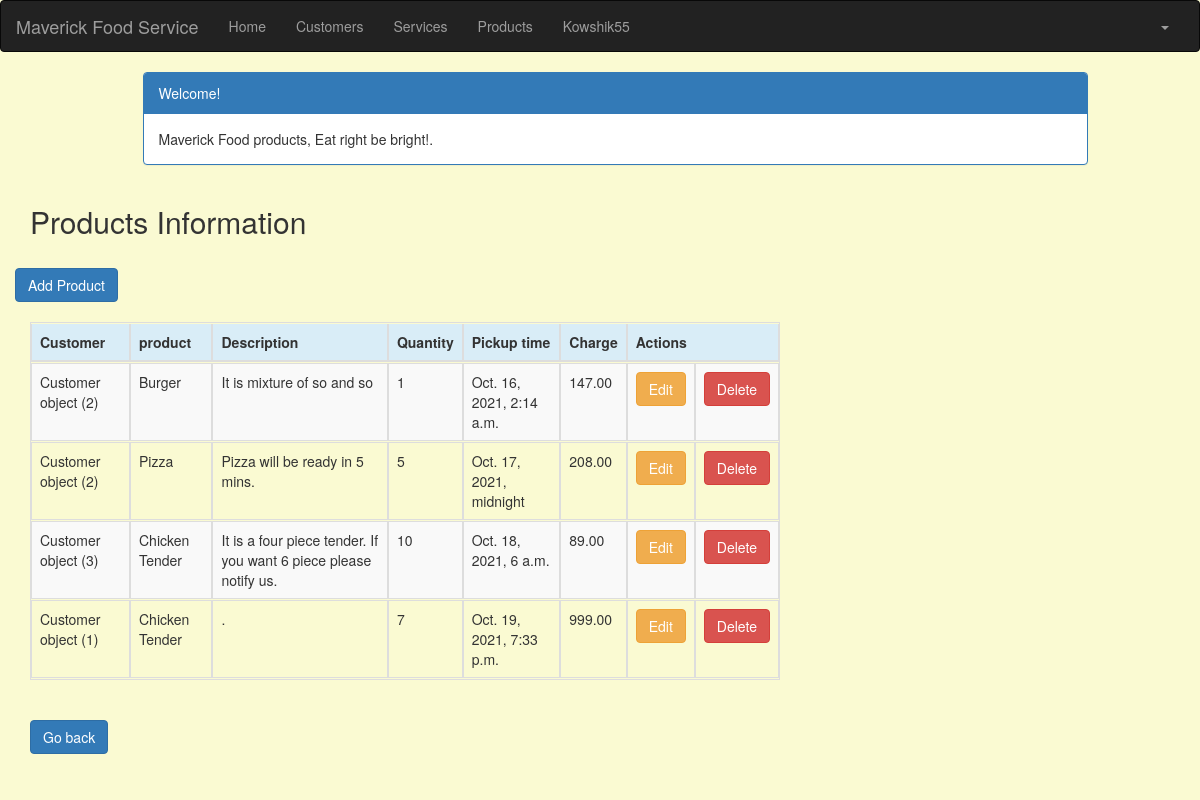
The page /product_list (signed in) on the database its author committed.
### crm/models.py (models this page shows, shortened)
class Product(models.Model):
    cust_name = models.ForeignKey(Customer, on_delete=models.CASCADE, related_name='products')
    product = models.CharField(max_length=100)
    p_description = models.TextField()
    quantity = models.IntegerField()
    pickup_time = models.DateTimeField(
        default=timezone.now)
    charge = models.DecimalField(max_digits=10, decimal_places=2)
    created_date = models.DateTimeField(
        default=timezone.now)
    updated_date = models.DateTimeField(auto_now_add=True)

class Customer(models.Model):
    cust_name = models.CharField(max_length=50)
    organization = models.CharField(max_length=100, blank=True)
    role = models.CharField(max_length=100)
    email = models.EmailField(max_length=100)
    bldgroom = models.CharField(max_length=100)
    address = models.CharField(max_length=200)
    account_number = models.IntegerField(blank=False, null=False)
    city = models.CharField(max_length=50)
    state = models.CharField(max_length=50)
    zipcode = models.CharField(max_length=10)
    phone_number = models.CharField(max_length=50)
    created_date = models.DateTimeField(default=timezone.now)
    updated_date = models.DateTimeField(auto_now_add=True)

### crm/views.py (the view)
# urls.py: path('product_list', views.product_list, name='product_list'),
@login_required
def product_list(request):
   products = Product.objects.filter(pickup_time__lte=timezone.now())
   return render(request, 'crm/product_list.html', {'products': products})

### crm/templates/crm/product_list.html (shortened to what this page needs)
<!DOCTYPE html>
{% extends 'crm/base.html' %}
{% block content %}
    <head>
        <link rel="stylesheet" href="https://maxcdn.bootstrapcdn.com/bootstrap/3.3.4/css/bootstrap.min.css">
    </head>
    <body>
    <div class="container">
        <div class="row">
            <div class="col-md-10 col-md-offset-1">
                <div class="panel panel-primary">
                    <div class="panel-heading">Welcome!</div>
                    <div class="panel-body">
                        Maverick Food products, Eat right be bright!.
                    </div>
                </div>
            </div>
        </div>
    </div>
    <div class="row">
        <h2 style="padding-left: 15Px">Products Information</h2>
                 <a href="{% url 'crm:product_new' %}" class="row"><span
                    class="btn btn-primary">Add Product</span></a>
    </div>
    <div>
        <table class="table table-striped table-bordered table-hover">
            <thead>
            <tr class="bg-info">
                <th>Customer</th>
                <th>product</th>
                <th>Description</th>
                <th>Quantity</th>
                <th>Pickup time</th>
                <th>Charge</th>
                <th colspan="3">Actions</th>
            </tr>
            </thead>
            <tbody>
            {% for product in products %}
                <tr>
                    <td>{{ product.cust_name }}</td>
                    <td>{{ product.product }}</td>
                    <td>{{ product.p_description }}</td>
                    <td>{{ product.quantity }}</td>
                    <td>{{ product.pickup_time }}</td>
                    <td>{{ product.charge }}</td>
                    <td><a href="{% url 'crm:product_edit' pk=product.pk %}"
                           class="btn btn-warning">Edit</a></td>
                    <td><a href="{% url 'crm:product_delete' pk=product.pk %}"
                           onclick="return confirm('Are you sure you want to delete?')"
                           class="btn btn-danger">Delete</a>
                    </td>
                </tr>
            {% endfor %}
            </tbody>
        </table>
    </div>
<div>
       <a href="{% url 'crm:home' %}" class="row">
            <span class="btn btn-primary">Go back</span>
       </a>
</div>
    </body>
{% endblock %}

### crm/templates/crm/base.html (shortened to what this page needs)
<!DOCTYPE html>
{% load static %}
<html lang="en">
<head>
<link rel="stylesheet" href="https://maxcdn.bootstrapcdn.com/bootstrap/3.3.7/css/bootstrap.min.css">
</head>
<body id="app-layout">
<nav class="navbar navbar-inverse">
<div class="container-fluid">
<div class="navbar-header">
<a class="navbar-brand" href="/">
                Maverick Food Service
</a>
</div>
<div class="collapse navbar-collapse" id="myNavbar">
<ul class="nav navbar-nav">
<li><a href="{% url 'crm:home' %}">Home</a></li>
<li><a href="{% url 'crm:customer_list' %}">Customers</a></li>
<li><a href="{% url 'crm:service_list' %}">Services</a></li>
<li><a href="{% url 'crm:product_list' %}">Products</a></li>
    <li><a >{{ user.username }}</a></li>
</ul>
<ul class="nav navbar-nav navbar-right">
                {% if user.is_authenticated%}
<li class="dropdown">
<a href="#" class="dropdown-toggle" data-toggle="dropdown" role="button" aria-expanded="false">
<span class="caret"></span>
</a>
</li>
                {% else %}
<li><a href="{% url 'login' %}"><span class="glyphiconglyphicon-log-in"></span> Login</a></li>
                    <li><a href="{% url 'sign_up_page' %}"><span class="glyphiconglyphicon-log-in"></span> Sign Up</a></li>
                {% endif %}
</ul>
</div>
</div>
</nav>
<div class="content container">
<div class="row">
<div class="col-md-8">
            {% block content %}{% endblock%}
</div>
</div>
</body>
</html>

### crm/templates/crm/base.html (style rules this page uses)
.navbar { margin-bottom: 0; border-radius: 0; }

### crm/templates/crm/product_list.html (style rules this page uses)
table { border-collapse: separate; border-spacing: 0 1px; }
body { background-color: lightgoldenrodyellow; }

### rows shown on the page
Product: cust_name "Customer object (2)", product "Burger", p_description "It is mixture of so and so", quantity "1", pickup_time "Oct. 16, 2021, 2:14 a.m.", charge "147.00"
Product: cust_name "Customer object (2)", product "Pizza", p_description "Pizza will be ready in 5 mins.", quantity "5", pickup_time "Oct. 17, 2021, midnight", charge "208.00"
Product: cust_name "Customer object (3)", product "Chicken Tender", p_description "It is a four piece tender. If you want 6 piece please notify us.", quantity "10", pickup_time "Oct. 18, 2021, 6 a.m.", charge "89.00"
Product: cust_name "Customer object (1)", product "Chicken Tender", p_description ".", quantity "7", pickup_time "Oct. 19, 2021, 7:33 p.m.", charge "999.00"

### other values the page prints
{{ user.username }} "Kowshik55"
